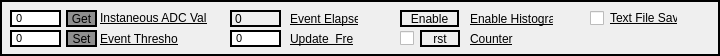
    <widget class="QWidget" name="m_histoSettings" native="true">
     <property name="sizePolicy">
      <sizepolicy hsizetype="Fixed" vsizetype="Fixed">
       <horstretch>0</horstretch>
       <verstretch>0</verstretch>
      </sizepolicy>
     </property>
     <property name="minimumSize">
      <size>
       <width>720</width>
       <height>55</height>
      </size>
     </property>
     <property name="styleSheet">
      <string notr="true">border-color: rgb(255, 255, 255);
border: 2px solid black

</string>
     </property>
     <widget class="QPushButton" name="m_bGetInstADCVal">
      <property name="geometry">
       <rect>
        <x>66</x>
        <y>10</y>
        <width>31</width>
        <height>17</height>
       </rect>
      </property>
      <property name="sizePolicy">
       <sizepolicy hsizetype="Fixed" vsizetype="Fixed">
        <horstretch>0</horstretch>
        <verstretch>0</verstretch>
       </sizepolicy>
      </property>
      <property name="styleSheet">
       <string notr="true">background-color: rgb(143, 143, 143);</string>
      </property>
      <property name="text">
       <string>Get</string>
      </property>
     </widget>
     <widget class="QPushButton" name="m_bSetEventThr">
      <property name="geometry">
       <rect>
        <x>66</x>
        <y>30</y>
        <width>31</width>
        <height>17</height>
       </rect>
      </property>
      <property name="sizePolicy">
       <sizepolicy hsizetype="Fixed" vsizetype="Fixed">
        <horstretch>0</horstretch>
        <verstretch>0</verstretch>
       </sizepolicy>
      </property>
      <property name="styleSheet">
       <string notr="true">background-color: rgb(143, 143, 143);</string>
      </property>
      <property name="text">
       <string>Set</string>
      </property>
     </widget>
     <widget class="QLabel" name="m_vEventElapsed">
      <property name="enabled">
       <bool>false</bool>
      </property>
      <property name="geometry">
       <rect>
        <x>230</x>
        <y>10</y>
        <width>51</width>
        <height>17</height>
       </rect>
      </property>
      <property name="sizePolicy">
       <sizepolicy hsizetype="Fixed" vsizetype="Preferred">
        <horstretch>0</horstretch>
        <verstretch>0</verstretch>
       </sizepolicy>
      </property>
      <property name="minimumSize">
       <size>
        <width>51</width>
        <height>0</height>
       </size>
      </property>
      <property name="layoutDirection">
       <enum>Qt::RightToLeft</enum>
      </property>
      <property name="styleSheet">
       <string notr="true">color: rgb(0, 0, 0);</string>
      </property>
      <property name="text">
       <string>0</string>
      </property>
     </widget>
     <widget class="QPushButton" name="m_bRstCounter">
      <property name="geometry">
       <rect>
        <x>420</x>
        <y>30</y>
        <width>40</width>
        <height>17</height>
       </rect>
      </property>
      <property name="sizePolicy">
       <sizepolicy hsizetype="Fixed" vsizetype="Fixed">
        <horstretch>0</horstretch>
        <verstretch>0</verstretch>
       </sizepolicy>
      </property>
      <property name="minimumSize">
       <size>
        <width>40</width>
        <height>0</height>
       </size>
      </property>
      <property name="text">
       <string>rst</string>
      </property>
     </widget>
     <widget class="QCheckBox" name="m_cbTextFileSave">
      <property name="geometry">
       <rect>
        <x>590</x>
        <y>10</y>
        <width>87</width>
        <height>16</height>
       </rect>
      </property>
      <property name="styleSheet">
       <string notr="true">border: 0px solid black;
text-decoration: underline;
font: 8pt &quot;MS Shell Dlg 2&quot;;
color: rgb(0, 0, 0);</string>
      </property>
      <property name="text">
       <string>Text File Save</string>
      </property>
     </widget>
     <widget class="QCheckBox" name="m_cbStartCounter">
      <property name="geometry">
       <rect>
        <x>400</x>
        <y>30</y>
        <width>16</width>
        <height>16</height>
       </rect>
      </property>
      <property name="styleSheet">
       <string notr="true">border: 0px solid black;
text-decoration: underline;
font: 8pt &quot;MS Shell Dlg 2&quot;;
color: rgb(0, 0, 0);</string>
      </property>
      <property name="text">
       <string/>
      </property>
     </widget>
     <widget class="QLabel" name="m_labelInstADCval">
      <property name="enabled">
       <bool>false</bool>
      </property>
      <property name="geometry">
       <rect>
        <x>100</x>
        <y>10</y>
        <width>107</width>
        <height>16</height>
       </rect>
      </property>
      <property name="styleSheet">
       <string notr="true">border: 0px solid black;
text-decoration: underline;
font: 8pt &quot;MS Shell Dlg 2&quot;;
color: rgb(0, 0, 0);</string>
      </property>
      <property name="text">
       <string>Instaneous ADC Value</string>
      </property>
     </widget>
     <widget class="QLabel" name="m_labelEventThr">
      <property name="enabled">
       <bool>false</bool>
      </property>
      <property name="geometry">
       <rect>
        <x>100</x>
        <y>30</y>
        <width>78</width>
        <height>16</height>
       </rect>
      </property>
      <property name="styleSheet">
       <string notr="true">border: 0px solid black;
text-decoration: underline;
font: 8pt &quot;MS Shell Dlg 2&quot;;
color: rgb(0, 0, 0);</string>
      </property>
      <property name="text">
       <string>Event Threshold</string>
      </property>
      <property name="alignment">
       <set>Qt::AlignBottom|Qt::AlignLeading|Qt::AlignLeft</set>
      </property>
     </widget>
     <widget class="QLabel" name="m_labelEventElapse">
      <property name="enabled">
       <bool>false</bool>
      </property>
      <property name="geometry">
       <rect>
        <x>290</x>
        <y>10</y>
        <width>68</width>
        <height>16</height>
       </rect>
      </property>
      <property name="styleSheet">
       <string notr="true">border: 0px solid black;
text-decoration: underline;
font: 8pt &quot;MS Shell Dlg 2&quot;;
color: rgb(0, 0, 0);</string>
      </property>
      <property name="text">
       <string>Event Elapsed</string>
      </property>
      <property name="alignment">
       <set>Qt::AlignBottom|Qt::AlignLeading|Qt::AlignLeft</set>
      </property>
     </widget>
     <widget class="QLabel" name="m_labelUpFreq">
      <property name="enabled">
       <bool>false</bool>
      </property>
      <property name="geometry">
       <rect>
        <x>290</x>
        <y>30</y>
        <width>63</width>
        <height>16</height>
       </rect>
      </property>
      <property name="styleSheet">
       <string notr="true">border: 0px solid black;
text-decoration: underline;
font: 8pt &quot;MS Shell Dlg 2&quot;;
color: rgb(0, 0, 0);</string>
      </property>
      <property name="text">
       <string>Update  Freq</string>
      </property>
      <property name="alignment">
       <set>Qt::AlignBottom|Qt::AlignLeading|Qt::AlignLeft</set>
      </property>
     </widget>
     <widget class="QLabel" name="m_labelRstCounter">
      <property name="geometry">
       <rect>
        <x>470</x>
        <y>30</y>
        <width>70</width>
        <height>16</height>
       </rect>
      </property>
      <property name="styleSheet">
       <string notr="true">border: 0px solid black;
text-decoration: underline;
font: 8pt &quot;MS Shell Dlg 2&quot;;
color: rgb(0, 0, 0);</string>
      </property>
      <property name="text">
       <string>Counter</string>
      </property>
      <property name="alignment">
       <set>Qt::AlignBottom|Qt::AlignLeading|Qt::AlignLeft</set>
      </property>
     </widget>
     <widget class="QPushButton" name="m_bEnableHisto">
      <property name="geometry">
       <rect>
        <x>400</x>
        <y>10</y>
        <width>59</width>
        <height>17</height>
       </rect>
      </property>
      <property name="sizePolicy">
       <sizepolicy hsizetype="Fixed" vsizetype="Fixed">
        <horstretch>0</horstretch>
        <verstretch>0</verstretch>
       </sizepolicy>
      </property>
      <property name="minimumSize">
       <size>
        <width>51</width>
        <height>0</height>
       </size>
      </property>
      <property name="text">
       <string>Enable</string>
      </property>
     </widget>
     <widget class="QLabel" name="m_labelEnableHisto">
      <property name="geometry">
       <rect>
        <x>470</x>
        <y>10</y>
        <width>83</width>
        <height>16</height>
       </rect>
      </property>
      <property name="styleSheet">
       <string notr="true">border: 0px solid black;
text-decoration: underline;
font: 8pt &quot;MS Shell Dlg 2&quot;;
color: rgb(0, 0, 0);</string>
      </property>
      <property name="text">
       <string>Enable Histogram</string>
      </property>
      <property name="alignment">
       <set>Qt::AlignBottom|Qt::AlignLeading|Qt::AlignLeft</set>
      </property>
     </widget>
     <widget class="QTextEdit" name="m_vInstADCVal">
      <property name="enabled">
       <bool>true</bool>
      </property>
      <property name="geometry">
       <rect>
        <x>10</x>
        <y>10</y>
        <width>51</width>
        <height>17</height>
       </rect>
      </property>
      <property name="sizePolicy">
       <sizepolicy hsizetype="Expanding" vsizetype="Fixed">
        <horstretch>0</horstretch>
        <verstretch>0</verstretch>
       </sizepolicy>
      </property>
      <property name="layoutDirection">
       <enum>Qt::LeftToRight</enum>
      </property>
      <property name="styleSheet">
       <string notr="true">color: rgb(0, 0, 0);</string>
      </property>
      <property name="verticalScrollBarPolicy">
       <enum>Qt::ScrollBarAlwaysOff</enum>
      </property>
      <property name="sizeAdjustPolicy">
       <enum>QAbstractScrollArea::AdjustToContentsOnFirstShow</enum>
      </property>
      <property name="html">
       <string>&lt;!DOCTYPE HTML PUBLIC &quot;-//W3C//DTD HTML 4.0//EN&quot; &quot;http://www.w3.org/TR/REC-html40/strict.dtd&quot;&gt;
&lt;html&gt;&lt;head&gt;&lt;meta name=&quot;qrichtext&quot; content=&quot;1&quot; /&gt;&lt;style type=&quot;text/css&quot;&gt;
p, li { white-space: pre-wrap; }
&lt;/style&gt;&lt;/head&gt;&lt;body style=&quot; font-family:'MS Shell Dlg 2'; font-size:8.25pt; font-weight:400; font-style:normal;&quot;&gt;
&lt;p style=&quot; margin-top:0px; margin-bottom:0px; margin-left:0px; margin-right:0px; -qt-block-indent:0; text-indent:0px;&quot;&gt;0&lt;/p&gt;&lt;/body&gt;&lt;/html&gt;</string>
      </property>
     </widget>
     <widget class="QTextEdit" name="m_vEvtThrs">
      <property name="geometry">
       <rect>
        <x>10</x>
        <y>30</y>
        <width>51</width>
        <height>17</height>
       </rect>
      </property>
      <property name="sizePolicy">
       <sizepolicy hsizetype="Expanding" vsizetype="Fixed">
        <horstretch>0</horstretch>
        <verstretch>0</verstretch>
       </sizepolicy>
      </property>
      <property name="layoutDirection">
       <enum>Qt::LeftToRight</enum>
      </property>
      <property name="styleSheet">
       <string notr="true">color: rgb(0, 0, 0);</string>
      </property>
      <property name="verticalScrollBarPolicy">
       <enum>Qt::ScrollBarAlwaysOff</enum>
      </property>
      <property name="sizeAdjustPolicy">
       <enum>QAbstractScrollArea::AdjustToContentsOnFirstShow</enum>
      </property>
      <property name="html">
       <string>&lt;!DOCTYPE HTML PUBLIC &quot;-//W3C//DTD HTML 4.0//EN&quot; &quot;http://www.w3.org/TR/REC-html40/strict.dtd&quot;&gt;
&lt;html&gt;&lt;head&gt;&lt;meta name=&quot;qrichtext&quot; content=&quot;1&quot; /&gt;&lt;style type=&quot;text/css&quot;&gt;
p, li { white-space: pre-wrap; }
&lt;/style&gt;&lt;/head&gt;&lt;body style=&quot; font-family:'MS Shell Dlg 2'; font-size:8.25pt; font-weight:400; font-style:normal;&quot;&gt;
&lt;p style=&quot; margin-top:0px; margin-bottom:0px; margin-left:0px; margin-right:0px; -qt-block-indent:0; text-indent:0px;&quot;&gt;0&lt;/p&gt;&lt;/body&gt;&lt;/html&gt;</string>
      </property>
     </widget>
     <widget class="QTextEdit" name="m_vUpdateFreq">
      <property name="geometry">
       <rect>
        <x>230</x>
        <y>30</y>
        <width>51</width>
        <height>17</height>
       </rect>
      </property>
      <property name="sizePolicy">
       <sizepolicy hsizetype="Expanding" vsizetype="Fixed">
        <horstretch>0</horstretch>
        <verstretch>0</verstretch>
       </sizepolicy>
      </property>
      <property name="layoutDirection">
       <enum>Qt::LeftToRight</enum>
      </property>
      <property name="styleSheet">
       <string notr="true">color: rgb(0, 0, 0);</string>
      </property>
      <property name="verticalScrollBarPolicy">
       <enum>Qt::ScrollBarAlwaysOff</enum>
      </property>
      <property name="sizeAdjustPolicy">
       <enum>QAbstractScrollArea::AdjustToContentsOnFirstShow</enum>
      </property>
      <property name="html">
       <string>&lt;!DOCTYPE HTML PUBLIC &quot;-//W3C//DTD HTML 4.0//EN&quot; &quot;http://www.w3.org/TR/REC-html40/strict.dtd&quot;&gt;
&lt;html&gt;&lt;head&gt;&lt;meta name=&quot;qrichtext&quot; content=&quot;1&quot; /&gt;&lt;style type=&quot;text/css&quot;&gt;
p, li { white-space: pre-wrap; }
&lt;/style&gt;&lt;/head&gt;&lt;body style=&quot; font-family:'MS Shell Dlg 2'; font-size:8.25pt; font-weight:400; font-style:normal;&quot;&gt;
&lt;p style=&quot; margin-top:0px; margin-bottom:0px; margin-left:0px; margin-right:0px; -qt-block-indent:0; text-indent:0px;&quot;&gt;0&lt;/p&gt;&lt;/body&gt;&lt;/html&gt;</string>
      </property>
     </widget>
    </widget>
